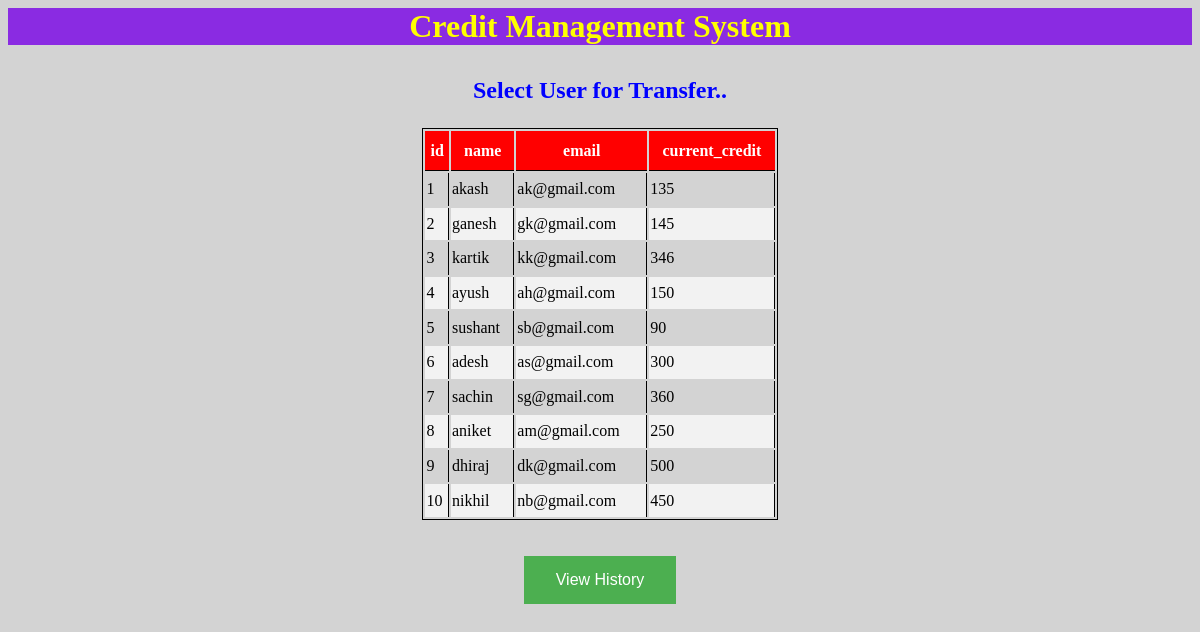
Page /userlist.php on the committed database.
### tables this page shows
CREATE TABLE `user` (
  `id` int NOT NULL AUTO_INCREMENT,
  `name` varchar(20) DEFAULT NULL,
  `email` varchar(20) DEFAULT NULL,
  `current_credit` int DEFAULT NULL,
  PRIMARY KEY (`id`)
);

### userlist.php (the view, shortened to what this page needs)
<?php
include 'databaseconn.php';
?>
<html>
<head>
</head>
<?php
    $sql = "SELECT * FROM user";
    $result = mysqli_query($db, $sql);
          ?>
          <body>
        <div class="top">
             <h1><center><p style="color:yellow">Credit Management System</p></center></h1>
          </div>
          <center><h2><p style="color:Blue">Select User for Transfer.. </p></h2></center>
        <table border="0" align="center" class="tablec" id="myTable">
        <thead>
        <tr>
        <th>id</th>
        <th>name</th>
        <th>email</th>
        <th>current_credit</th>
        </tr>
        </thead>
        <tbody>
        <?php
        while($row = mysqli_fetch_array($result)){
            echo "<tr>";
            echo '<td>' . $row['id'] . "</a></td>";
            echo "<td>" . $row['name'] . "</td>";
            echo "<td>" . $row['email'] . "</td>";
            echo "<td>" . $row['current_credit'] . "</td>";
            echo "</tr>";
        }
        echo"</tbody>";
        echo "</table>";
        echo "<br>";
        echo "<br>";
?>
<center><button onclick="location.href='history.php'" target="_self" >View History</button></center>
</body>
</html>

### userlist.php (style rules this page uses)
body { //background-color:rgb(255,0,140); background-color:rgb(211,211,211); }
button { background-color: #4CAF50; border: none; color: white; padding: 15px 32px; text-align: center; text-decoration: none; display: inline-block; font-size: 16px; }
th { background-color: #FF0000; color: white; border-bottom: 1px solid black; height:40px; }
tr,td { border-right: 1px solid black; cursor:pointer; }
table { align:center; border: 1px solid black; height:50%; width:30%; }
.top { width: 100%; margin: 0 auto; background: #8A2BE2; }
tr:nth-child(even) { background-color: #f2f2f2; }

### rows in the picture
user: id "1", name "akash", email "ak@gmail.com", current_credit "135"
user: id "2", name "ganesh", email "gk@gmail.com", current_credit "145"
user: id "3", name "kartik", email "kk@gmail.com", current_credit "346"
user: id "4", name "ayush", email "ah@gmail.com", current_credit "150"
user: id "5", name "sushant", email "sb@gmail.com", current_credit "90"
user: id "6", name "adesh", email "as@gmail.com", current_credit "300"
user: id "7", name "sachin", email "sg@gmail.com", current_credit "360"
user: id "8", name "aniket", email "am@gmail.com", current_credit "250"
user: id "9", name "dhiraj", email "dk@gmail.com", current_credit "500"
user: id "10", name "nikhil", email "nb@gmail.com", current_credit "450"
